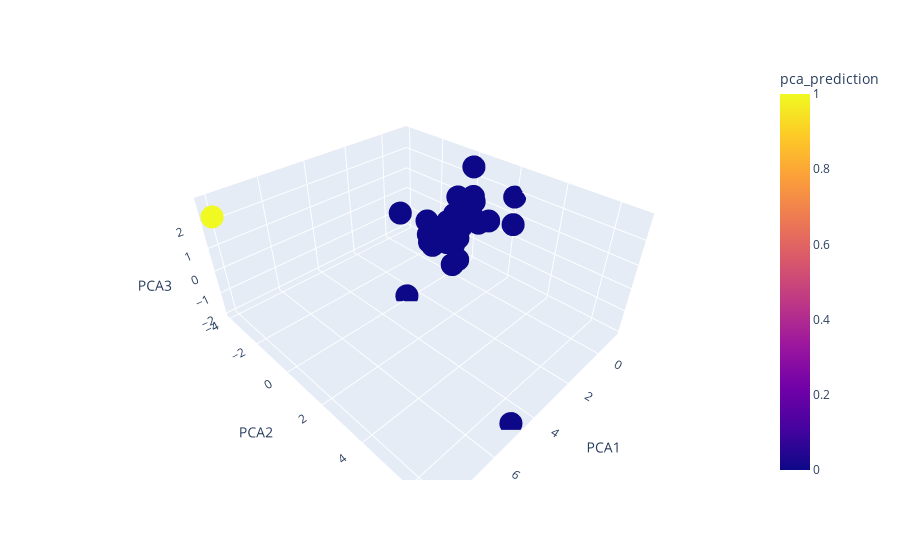

Notebook cell for this chart:
### Code cell
# I decided to test the theory by creating a 3D scatter plot and adding PCA3

market_pca_plot = px.scatter_3d(
    market_pca_prediction_df, 
    x="PCA1", 
    y="PCA2", 
    z="PCA3", 
    color="pca_prediction",  # Color points by 'pca_prediction'
    hover_data=['PCA1', 'PCA2', 'PCA3']  # Use existing columns for hover data
)

# Show the plot
market_pca_plot.show()

### Figure 1 — Plotly figure (JSON) as saved in the notebook; plotly's stock layout.template omitted (floating-point values rounded to 4 significant figures)
{"data": [{"hovertemplate": "PCA1=%{x}<br>PCA2=%{y}<br>PCA3=%{z}<br>pca_prediction=%{marker.color}<extra></extra>", "legendgroup": "", "marker": {"color": [0, 0, 0, 0, 0, 0, 0, 0, 0, 0, 0, 0, 0, 0, 0, 0, 0, 0, 0, 0, 0, 0, 0, 0, 0, 0, 0, 0, 0, 0, 0, 0, 1, 0, 0, 0, 0, 0, 0, 0, 0], "coloraxis": "coloraxis", "symbol": "circle"}, "mode": "markers", "name": "", "scene": "scene", "showlegend": false, "type": "scatter3d", "x": [-0.6007, -0.4583, -0.4331, -0.4718, -1.158, -0.5165, -0.4507, -0.3456, -0.6495, -0.759, -0.2482, -0.4384, -0.6934, 0.0605, -0.3934, -0.7962, 0.06407, -0.489, -0.3063, -0.5135, -0.3621, -0.6043, -0.4133, -0.4075, 0.609, -0.4502, -0.7647, -0.5563, -0.4251, 2.677, -0.6139, -0.5799, 8.089, -0.389, 0.8658, 0.1117, 4.792, -0.6324, -0.5931, -0.4581, -0.2979], "y": [0.8428, 0.4585, -0.1681, -0.2227, 2.041, 1.388, 0.5177, 0.7294, 0.4322, -0.2012, -1.376, -0.1753, -0.4738, 2.909, -0.1082, -0.4944, -1.27, -0.7327, 0.7034, -0.1428, -0.9869, 0.8274, -0.6741, -0.2125, 0.5635, -0.151, -0.5179, -1.938, 0.493, -0.01395, -0.4793, -0.3563, -3.897, 0.165, -2.262, 0.4283, 6.768, -2.108, 0.02148, -0.1357, -0.1911], "z": [0.4616, 0.9529, -0.6418, -0.4791, 1.86, 0.8041, 2.846, 1.478, 0.6003, -0.2177, -1.462, -0.6634, -0.5276, 1.499, -0.01276, 1.083, -1.099, -0.06254, 1.714, -0.6566, -0.7288, 0.4393, -1.077, -0.3514, -1.149, -0.6474, 0.205, -1.262, 1.058, -1.965, 0.3396, -0.1149, 2.301, 0.3794, 0.2756, -1.205, -1.987, -0.6522, 0.2099, -0.6353, -0.9096]}], "layout": {"autosize": true, "coloraxis": {"colorbar": {"title": {"text": "pca_prediction"}}, "colorscale": [[0, "#0d0887"], [0.1111, "#46039f"], [0.2222, "#7201a8"], [0.3333, "#9c179e"], [0.4444, "#bd3786"], [0.5556, "#d8576b"], [0.6667, "#ed7953"], [0.7778, "#fb9f3a"], [0.8889, "#fdca26"], [1, "#f0f921"]]}, "legend": {"tracegroupgap": 0}, "margin": {"t": 60}, "scene": {"aspectmode": "auto", "aspectratio": {"x": 1.184, "y": 1.365, "z": 0.6187}, "domain": {"x": [0, 1], "y": [0, 1]}, "xaxis": {"title": {"text": "PCA1"}, "type": "linear"}, "yaxis": {"title": {"text": "PCA2"}, "type": "linear"}, "zaxis": {"title": {"text": "PCA3"}, "type": "linear"}}}}
